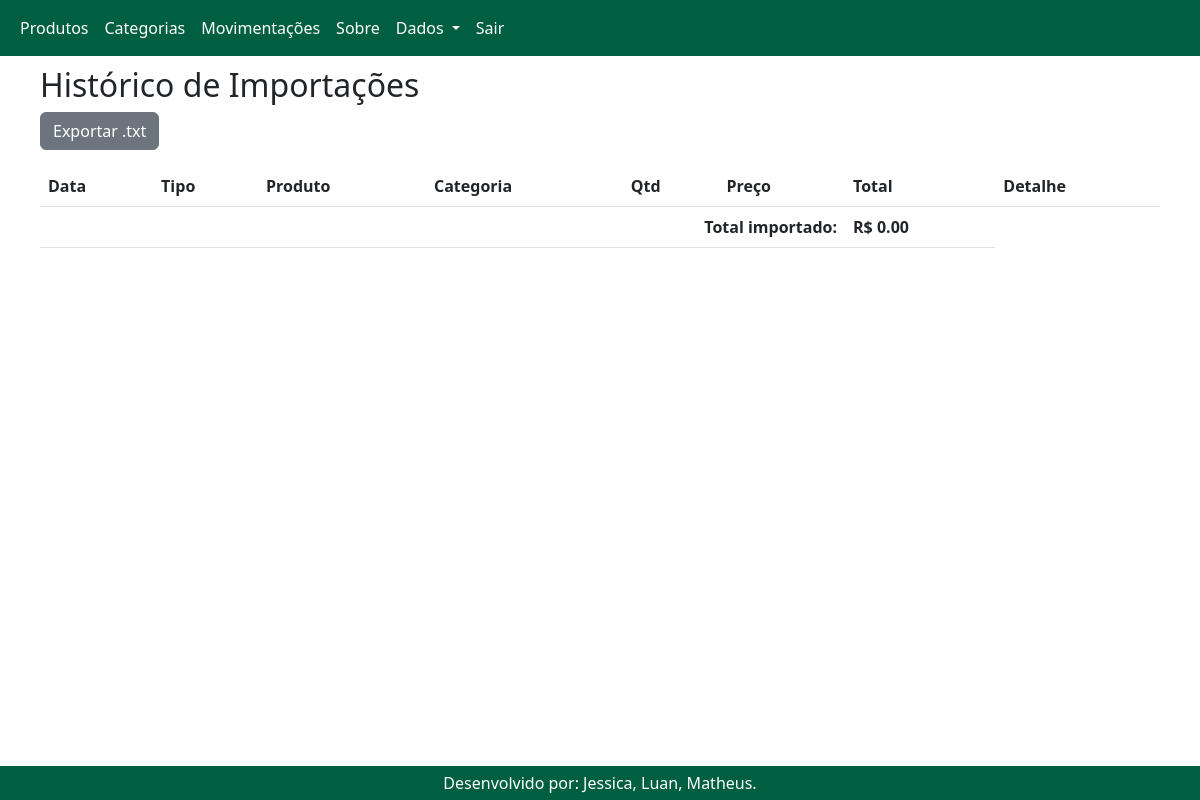
Before: /historico_importacoes with the older database file.
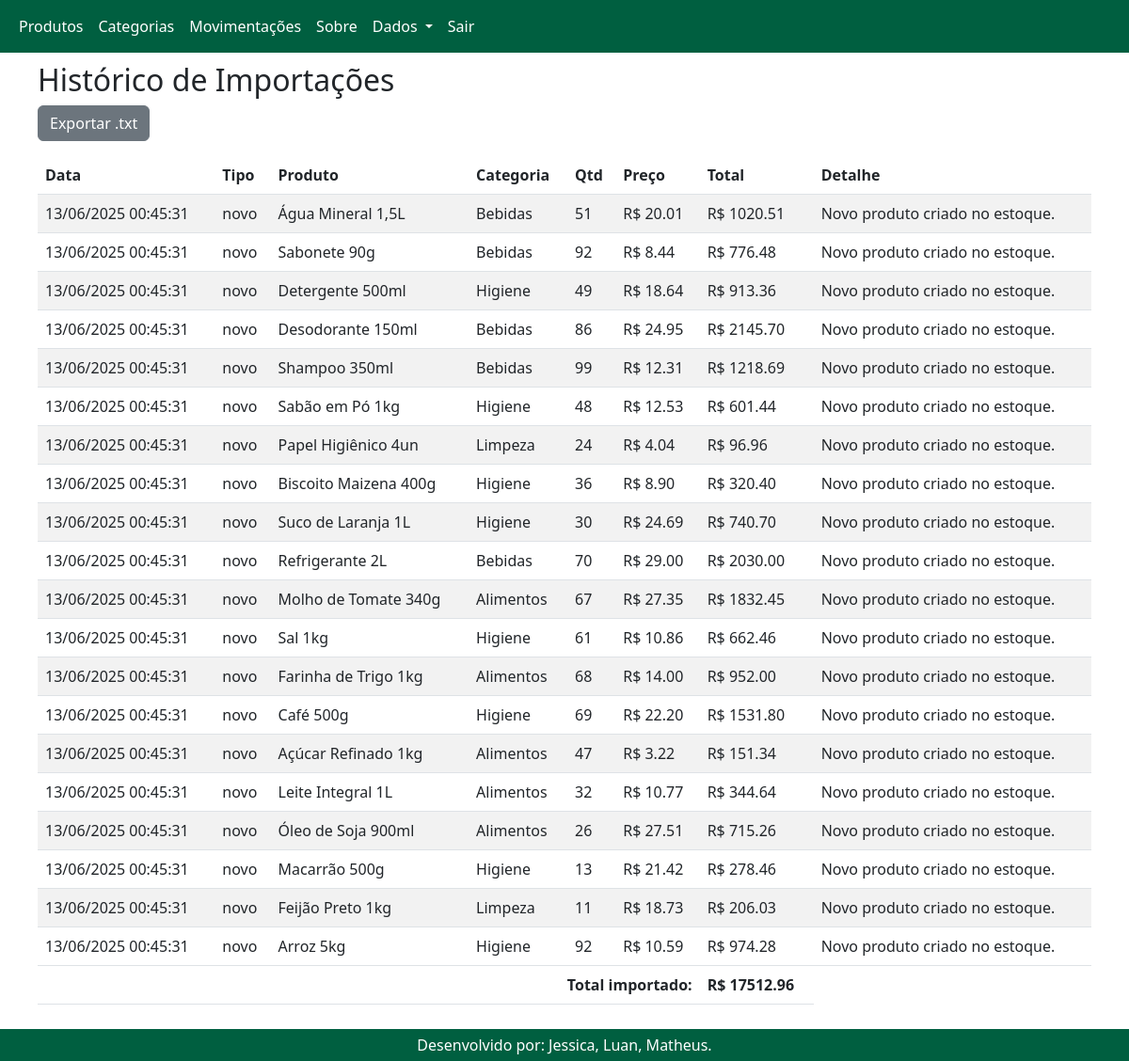
After: the same page with the newer database file.
### app.py (models this page shows)
class LogImportacao(db.Model):
    id = db.Column(db.Integer, primary_key=True)
    data = db.Column(db.DateTime, default=datetime.utcnow)
    tipo = db.Column(db.String(20))  # 'novo' ou 'atualizado'
    nome_produto = db.Column(db.String(100))
    categoria = db.Column(db.String(100))
    quantidade = db.Column(db.Integer)
    preco = db.Column(db.Integer, default=0)
    detalhe = db.Column(db.String(200))

### app.py (the view)
@app.route('/historico_importacoes')
def historico_importacoes():
    logs = LogImportacao.query.order_by(LogImportacao.data.desc()).all()
    return render_template('historico_importacoes.html', logs=logs)

### templates/historico_importacoes.html (shortened to what this page needs)
{% extends 'base.html' %}
{% block content %}
<h2>Histórico de Importações</h2>
<a href="/exportar_logs_importacao" class="btn btn-secondary mb-3">Exportar .txt</a>
<table class="table table-striped">
  <thead>
    <tr>
      <th>Data</th>
      <th>Tipo</th>
      <th>Produto</th>
      <th>Categoria</th>
      <th>Qtd</th>
      <th>Preço</th>
      <th>Total</th>
      <th>Detalhe</th>
    </tr>
  </thead>
  <tbody>
    {% for log in logs %}
    <tr>
      <td>{{ log.data.strftime('%d/%m/%Y %H:%M:%S') }}</td>
      <td>{{ log.tipo }}</td>
      <td>{{ log.nome_produto }}</td>
      <td>{{ log.categoria }}</td>
      <td>{{ log.quantidade }}</td>
      <td>R$ {{ '%.2f' | format(log.preco / 100) }}</td>
      <td>R$ {{ '%.2f' | format(log.quantidade * log.preco / 100) }}</td>
      <td>{{ log.detalhe }}</td>
    </tr>
    {% endfor %}
  </tbody>
  <tfoot>
    {% set ns = namespace(total=0) %}
    {% for p in logs %}
    {% set ns.total = ns.total + (p.quantidade * p.preco) %}
    {% endfor %}
    <tr>
      <th colspan="6" class="text-end">Total importado:</th>
      <th>R$ {{ '%.2f' | format(ns.total / 100) }}</th>
    </tr>
  </tfoot>
</table>
{% endblock %}

### templates/base.html (shortened to what this page needs)
<!DOCTYPE html>
<html lang="pt-br">
<head>
  <link href="https://cdn.jsdelivr.net/npm/bootstrap@5.3.0-alpha1/dist/css/bootstrap.min.css" rel="stylesheet">
</head>
<body>
  <div class="main-container">
    <nav class="navbar navbar-expand-lg">
      <div class="container-fluid">
        <div class="collapse navbar-collapse" id="navbarNav">
          <ul class="navbar-nav">
            <li class="nav-item"><a class="nav-link" href="/produtos">Produtos</a></li>
            <li class="nav-item"><a class="nav-link" href="/categorias">Categorias</a></li>
            <li class="nav-item"><a class="nav-link" href="/movimentacoes">Movimentações</a></li>
            <li class="nav-item"><a class="nav-link" href="/sobre">Sobre</a></li>
            <li class="nav-item dropdown">
              <a class="nav-link dropdown-toggle" href="#" id="dadosDropdown" role="button" data-bs-toggle="dropdown"
                aria-expanded="false">
                Dados
              </a>
            </li>
            <li class="nav-item"><a class="nav-link" href="/logout">Sair</a></li>
          </ul>
        </div>
      </div>
    </nav>
    <div class="scrollable-content container">
      {% block content %}{% endblock %}
    </div>
    <footer>
      <p class="mb-0">Desenvolvido por: Jessica, Luan, Matheus.</p>
    </footer>
  </div>
</body>
</html>

### templates/base.html (style rules this page uses)
html, body { height: 100%; margin: 0; display: flex; flex-direction: column; }
.main-container { flex: 1; display: flex; flex-direction: column; overflow: hidden; }
.scrollable-content { flex: 1; overflow-y: auto; padding: 10px; background-color: #ffffff; }
.navbar { background-color: #005f40; }
.navbar-brand, .nav-link { color: white !important; }
footer { background-color: #005f40; color: white; text-align: center; padding: 5px; }

Changed rows visible on the page:
added LogImportacao: data "13/06/2025 00:45:31", tipo "novo", nome_produto "Água Mineral 1,5L", categoria "Bebidas", quantidade "51", log.preco/100 "20.01", log.quantidade*log.preco/100 "1020.51", detalhe "Novo produto criado no estoque."
added LogImportacao: data "13/06/2025 00:45:31", tipo "novo", nome_produto "Sabonete 90g", categoria "Bebidas", quantidade "92", log.preco/100 "8.44", log.quantidade*log.preco/100 "776.48", detalhe "Novo produto criado no estoque."
added LogImportacao: data "13/06/2025 00:45:31", tipo "novo", nome_produto "Detergente 500ml", categoria "Higiene", quantidade "49", log.preco/100 "18.64", log.quantidade*log.preco/100 "913.36", detalhe "Novo produto criado no estoque."
added LogImportacao: data "13/06/2025 00:45:31", tipo "novo", nome_produto "Desodorante 150ml", categoria "Bebidas", quantidade "86", log.preco/100 "24.95", log.quantidade*log.preco/100 "2145.70", detalhe "Novo produto criado no estoque."
added LogImportacao: data "13/06/2025 00:45:31", tipo "novo", nome_produto "Shampoo 350ml", categoria "Bebidas", quantidade "99", log.preco/100 "12.31", log.quantidade*log.preco/100 "1218.69", detalhe "Novo produto criado no estoque."
added LogImportacao: data "13/06/2025 00:45:31", tipo "novo", nome_produto "Sabão em Pó 1kg", categoria "Higiene", quantidade "48", log.preco/100 "12.53", log.quantidade*log.preco/100 "601.44", detalhe "Novo produto criado no estoque."
added LogImportacao: data "13/06/2025 00:45:31", tipo "novo", nome_produto "Papel Higiênico 4un", categoria "Limpeza", quantidade "24", log.preco/100 "4.04", log.quantidade*log.preco/100 "96.96", detalhe "Novo produto criado no estoque."
added LogImportacao: data "13/06/2025 00:45:31", tipo "novo", nome_produto "Biscoito Maizena 400g", categoria "Higiene", quantidade "36", log.preco/100 "8.90", log.quantidade*log.preco/100 "320.40", detalhe "Novo produto criado no estoque."
added LogImportacao: data "13/06/2025 00:45:31", tipo "novo", nome_produto "Suco de Laranja 1L", categoria "Higiene", quantidade "30", log.preco/100 "24.69", log.quantidade*log.preco/100 "740.70", detalhe "Novo produto criado no estoque."
added LogImportacao: data "13/06/2025 00:45:31", tipo "novo", nome_produto "Refrigerante 2L", categoria "Bebidas", quantidade "70", log.preco/100 "29.00", log.quantidade*log.preco/100 "2030.00", detalhe "Novo produto criado no estoque."
added LogImportacao: data "13/06/2025 00:45:31", tipo "novo", nome_produto "Molho de Tomate 340g", categoria "Alimentos", quantidade "67", log.preco/100 "27.35", log.quantidade*log.preco/100 "1832.45", detalhe "Novo produto criado no estoque."
added LogImportacao: data "13/06/2025 00:45:31", tipo "novo", nome_produto "Sal 1kg", categoria "Higiene", quantidade "61", log.preco/100 "10.86", log.quantidade*log.preco/100 "662.46", detalhe "Novo produto criado no estoque."
added LogImportacao: data "13/06/2025 00:45:31", tipo "novo", nome_produto "Farinha de Trigo 1kg", categoria "Alimentos", quantidade "68", log.preco/100 "14.00", log.quantidade*log.preco/100 "952.00", detalhe "Novo produto criado no estoque."
added LogImportacao: data "13/06/2025 00:45:31", tipo "novo", nome_produto "Café 500g", categoria "Higiene", quantidade "69", log.preco/100 "22.20", log.quantidade*log.preco/100 "1531.80", detalhe "Novo produto criado no estoque."
added LogImportacao: data "13/06/2025 00:45:31", tipo "novo", nome_produto "Açúcar Refinado 1kg", categoria "Alimentos", quantidade "47", log.preco/100 "3.22", log.quantidade*log.preco/100 "151.34", detalhe "Novo produto criado no estoque."
added LogImportacao: data "13/06/2025 00:45:31", tipo "novo", nome_produto "Leite Integral 1L", categoria "Alimentos", quantidade "32", log.preco/100 "10.77", log.quantidade*log.preco/100 "344.64", detalhe "Novo produto criado no estoque."
added LogImportacao: data "13/06/2025 00:45:31", tipo "novo", nome_produto "Óleo de Soja 900ml", categoria "Alimentos", quantidade "26", log.preco/100 "27.51", log.quantidade*log.preco/100 "715.26", detalhe "Novo produto criado no estoque."
added LogImportacao: data "13/06/2025 00:45:31", tipo "novo", nome_produto "Macarrão 500g", categoria "Higiene", quantidade "13", log.preco/100 "21.42", log.quantidade*log.preco/100 "278.46", detalhe "Novo produto criado no estoque."
added LogImportacao: data "13/06/2025 00:45:31", tipo "novo", nome_produto "Feijão Preto 1kg", categoria "Limpeza", quantidade "11", log.preco/100 "18.73", log.quantidade*log.preco/100 "206.03", detalhe "Novo produto criado no estoque."
added LogImportacao: data "13/06/2025 00:45:31", tipo "novo", nome_produto "Arroz 5kg", categoria "Higiene", quantidade "92", log.preco/100 "10.59", log.quantidade*log.preco/100 "974.28", detalhe "Novo produto criado no estoque."
Other visible differences:
{{ '%.2f' | format(ns.total / 100) }}: "0.00" → "17512.96"
